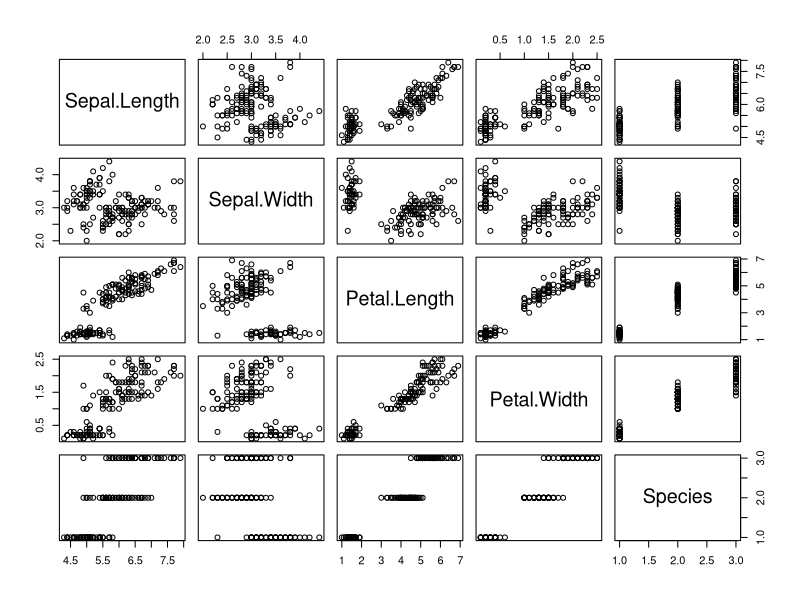
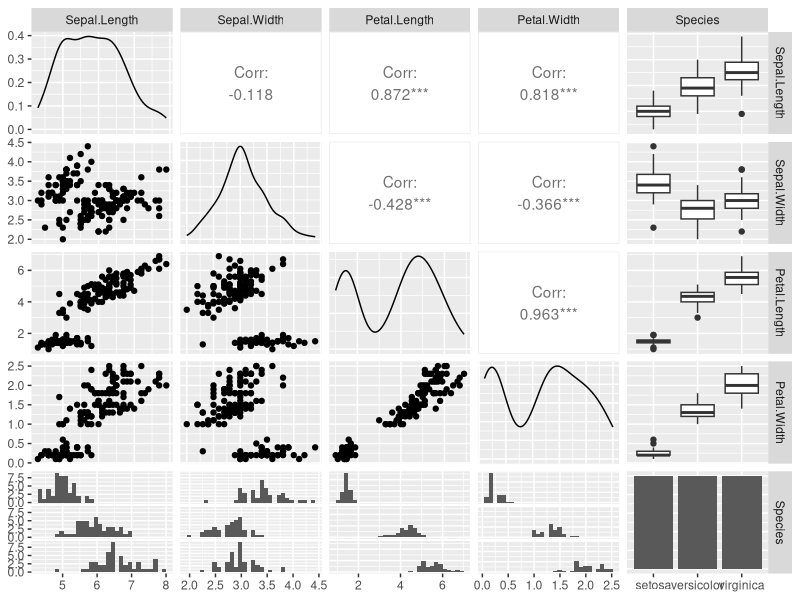
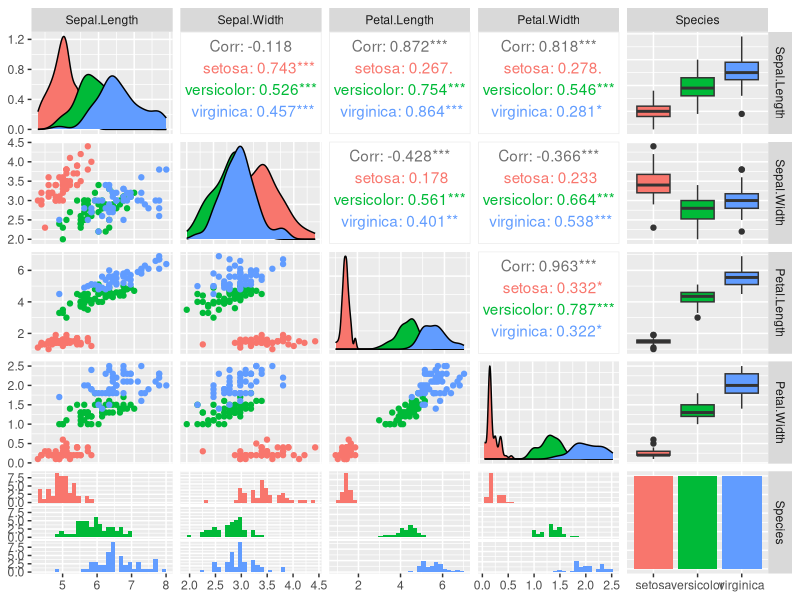
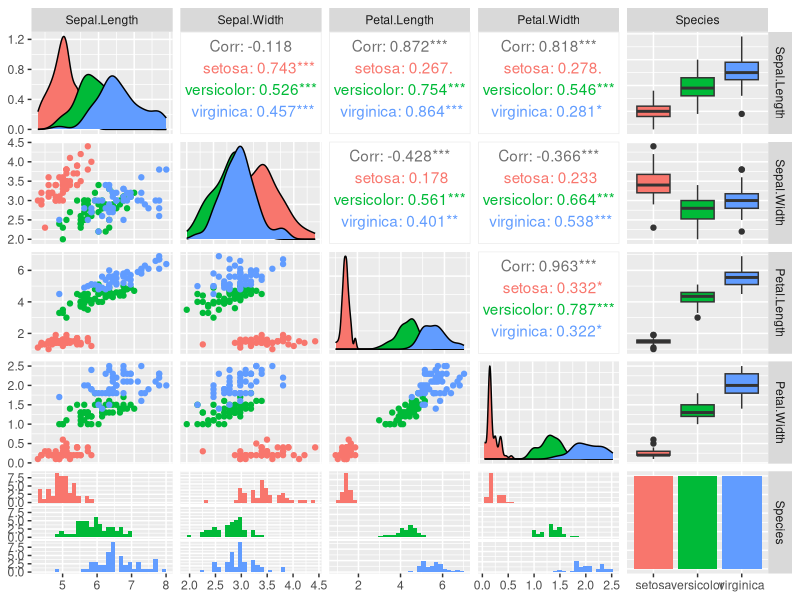
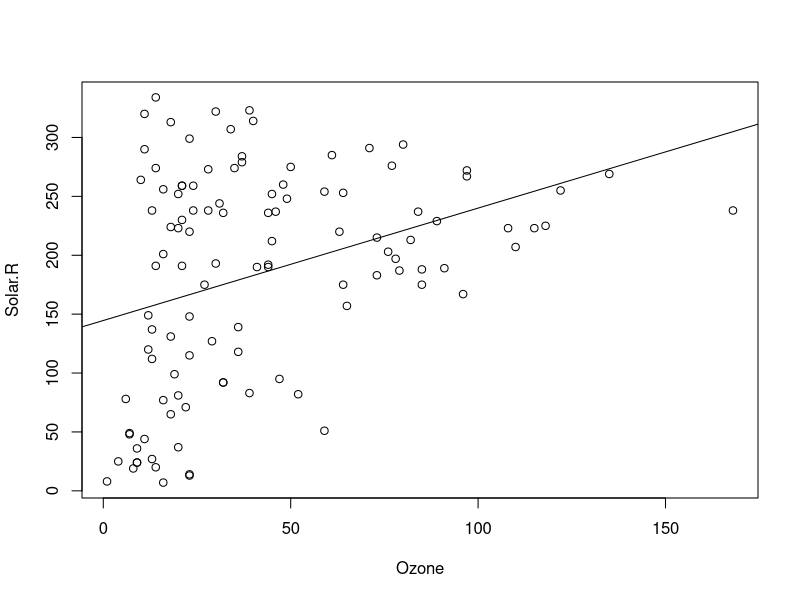
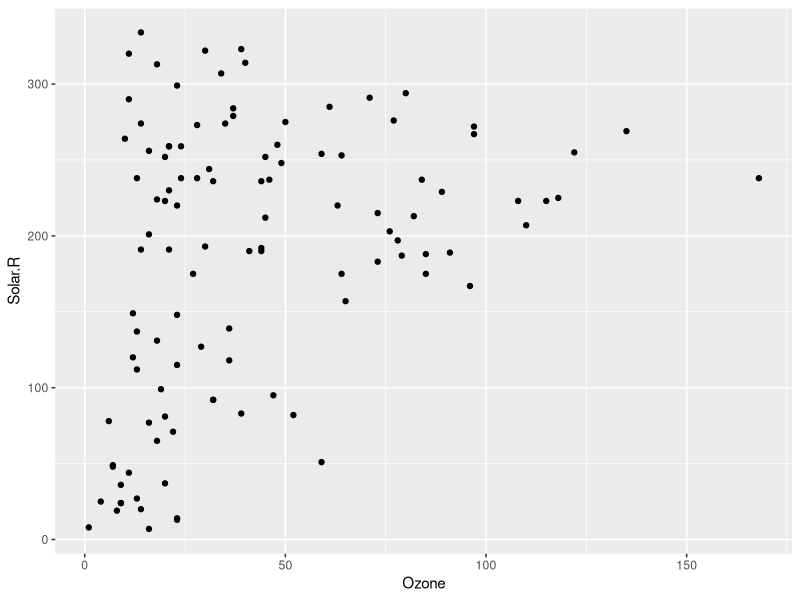
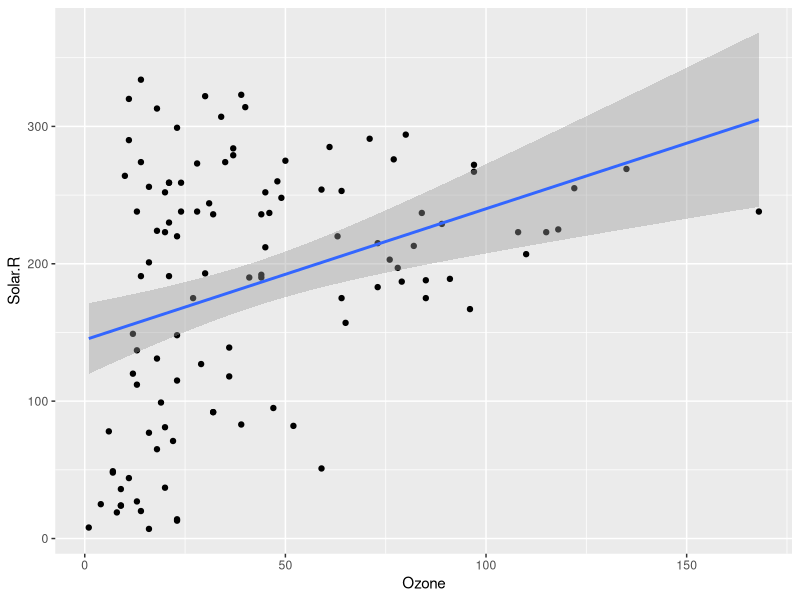
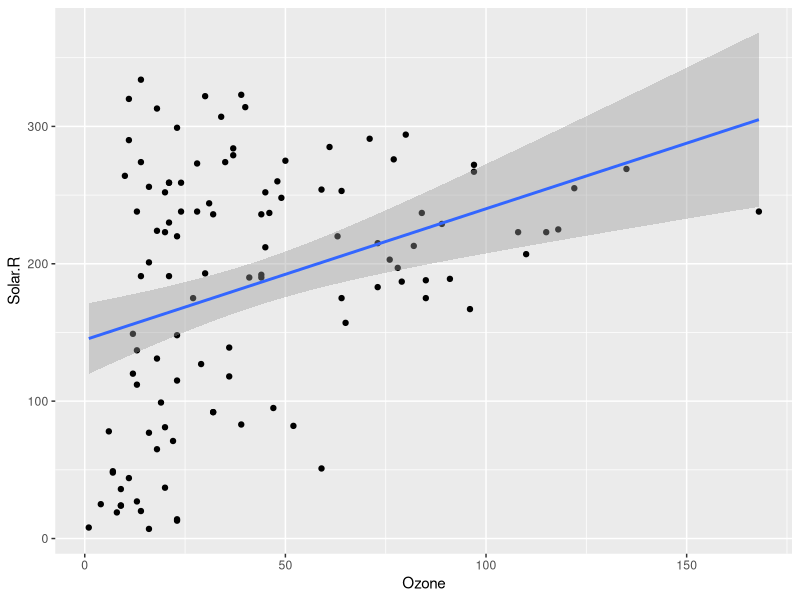

Recreate these plots in R, in order.
## ---- chunk 1
library(ggplot2)
library(tidyr)
library(GGally)
## ---- chunk 2
cor(mpg$displ, mpg$cty)
## ---- chunk 3
cor(mpg$cty,mpg$displ)
## ---- chunk 4
r2 <- cor(mpg$displ, mpg$cty)^2
r2
## ---- chunk 5
cor.test(mpg$cty,mpg$displ)
## ---- chunk 6
summary(airquality)
## ---- chunk 7
cor(airquality$Ozone, airquality$Solar.R)
## ---- chunk 8
cor(airquality$Ozone, airquality$Solar.R, use = "complete.obs")
## ---- chunk 9
air2 <- airquality |> 
        drop_na()

cor(air2$Ozone, air2$Solar.R)
## ---- chunk 10
cor.test(airquality$Ozone, airquality$Solar.R)
## ---- chunk 11
pairs(iris)
## ---- chunk 12
ggpairs(iris)
## ---- chunk 13
ggpairs(iris, mapping = aes(color = Species))
## ---- chunk 14
iris |> 
  ggpairs(aes(color = Species))
## ---- chunk 15
plot(Solar.R ~ Ozone, data = airquality)
abline(lm(Solar.R ~ Ozone, data = airquality))
## ---- chunk 16
ggplot(airquality)  + 
  geom_point(aes(x=Ozone, y=Solar.R)) 
## ---- chunk 17
ggplot(airquality)  + 
  geom_point(aes(x=Ozone, y=Solar.R)) + 
  geom_smooth(aes(x=Ozone, y=Solar.R), method = lm)
## ---- chunk 18
ggplot(airquality, aes(x=Ozone, y=Solar.R))  + 
  geom_point() + 
  geom_smooth(method = lm)
## ---- chunk 19
ggplot(airquality, aes(x=Ozone, y=Solar.R))  + 
  geom_point() + 
  geom_smooth(method = lm) +
  labs(title = "Correlação entre níveis de Ozônio e Radiaçao solar",
       subtitle = "Nova Iorque de maio a setembro de 1973",
       caption = "fonte: dataset airquality") +
  ylab("Radiação Solar") +
  xlab("Niveis de Ozônio") +
  theme_classic()
